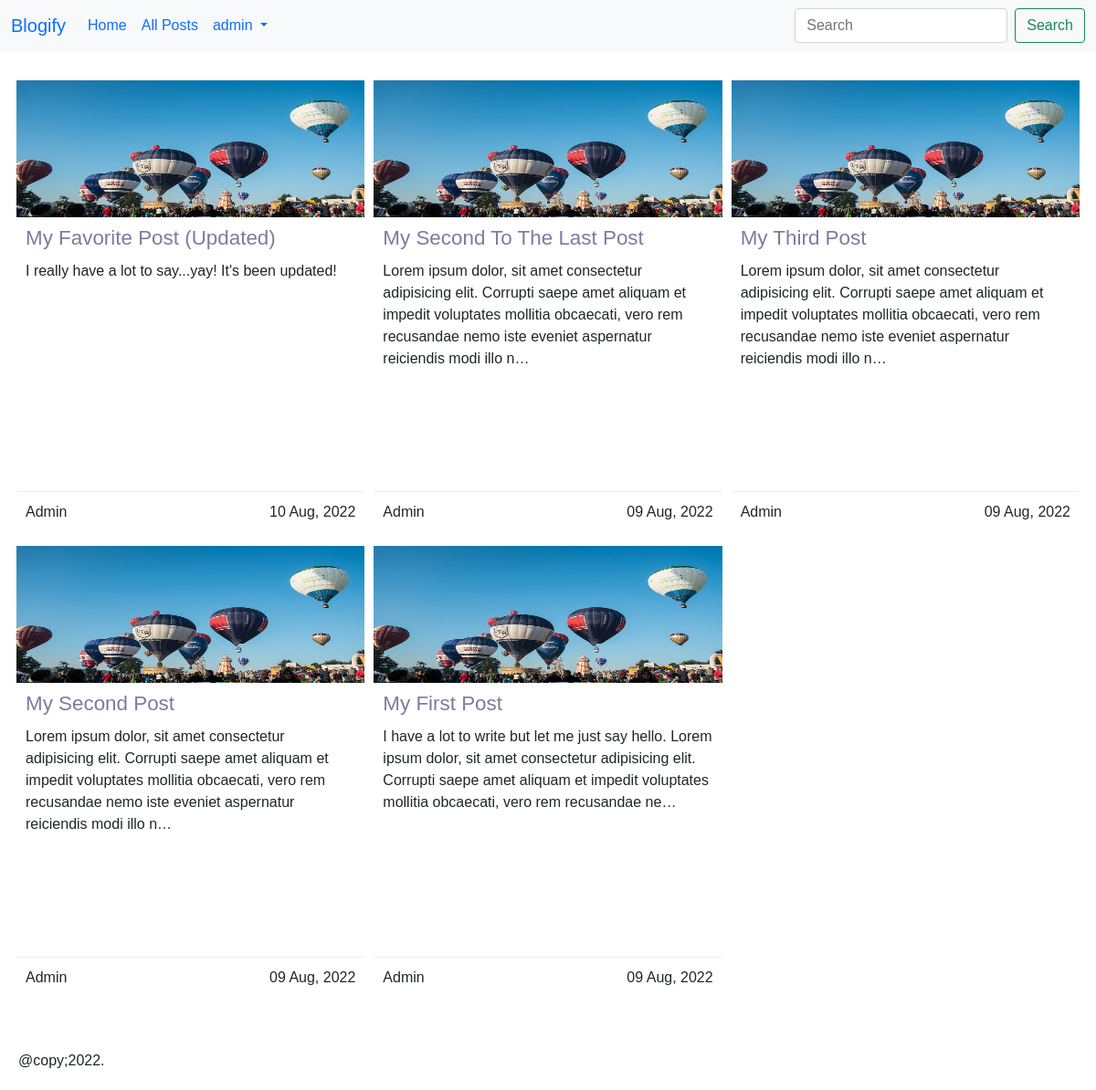
The app's page /posts/ (signed in) with its own data.
### users/models.py (models this page shows)
class CustomUser(AbstractUser):
    pass

### posts/models.py (models this page shows, shortened)
class Post(models.Model):
    STATUS_CHOICES = (
        ('draft', 'Draft'),
        ('published', 'Published'),
    )
    title = models.CharField(max_length=255)
    author = models.ForeignKey(
        get_user_model(),
        on_delete = models.CASCADE,
        related_name = 'posts'
    )
    body = models.TextField()
    publish = models.DateTimeField(default=timezone.now)
    created = models.DateTimeField(auto_now_add=True)
    updated = models.DateTimeField(auto_now=True)
    status = models.CharField(
        max_length=10,
        choices=STATUS_CHOICES,
        default='draft'
    )
    slug = models.SlugField(
        max_length=255,
        blank=True,
        null= True
    )
    class Meta:
        ordering = ('-publish',)

### posts/views.py (the view)
# urls.py: path('', PostListView.as_view(), name='post_list'),
class PostListView(ListView):
    model = Post
    template_name = 'blog/post_list.html'
    context_object_name = 'posts'
    paginate_by = 9
    def get_queryset(self):
        return Post.objects.filter(status='published')

### templates/blog/post_list.html (shortened to what this page needs)
{% extends '_base.html' %}
{% block content %}
    <section class="post-cards">
        {% for post in posts %}
            <div class="post-card">
                <div class="post-card-header">
                    <img src="../../static/assets/balloons.jpg" alt="" />
                </div>
                <div class="post-card-content">
                    <h4><a href="{% url 'post_detail' pk=post.pk %}">{{ post.title|title }}</a></h4>
                    <p>{{ post.body|truncatechars:200 }}</p>
                </div>
                <div class="post-card-footer">
                    <p>{{ post.author.username|title }}</p>
                    <p class="post-date">{{ post.publish|date:"d M, Y" }}</p>
                </div>
            </div>
        {% endfor %}
    </section>
{% endblock content %}

### templates/_base.html (shortened to what this page needs)
{% load static %}
<!DOCTYPE html>
<html lang="en">
<head>
    <link rel="stylesheet" href="https://cdn.jsdelivr.net/npm/bootstrap@5.1.3/dist/css/bootstrap.min.css">
    <link rel="stylesheet" href="{% static 'css/base.css' %}">
</head>
<body>
    {% block body %}
    <header>
        <nav class="navbar navbar-expand-lg bg-light">
            <div class="container-fluid">
              <a class="navbar-brand" href="{% url 'home' %}">Blogify</a>
              {% if user.is_authenticated %}
              <div class="collapse navbar-collapse" id="navbarSupportedContent">
                <ul class="navbar-nav me-auto mb-2 mb-lg-0">
                  <li class="nav-item">
                    <a class="nav-link active" aria-current="page" href="#">Home</a>
                  </li>
                  <li class="nav-item">
                    <a class="nav-link" href="{% url 'post_list' %}">All Posts</a>
                  </li>
                  <li class="nav-item dropdown">
                    <a class="nav-link dropdown-toggle" href="#" role="button" data-bs-toggle="dropdown" aria-expanded="false">
                      {{ user.username }}
                    </a>
                  </li>
                </ul>
                <form class="d-flex" role="search">
                  <input class="form-control me-2" type="search" placeholder="Search" aria-label="Search">
                  <button class="btn btn-outline-success" type="submit">Search</button>
                </form>
              </div>
              {% else %}
              <form action="form-inline ml-auto">
                <a href="{% url 'signup' %}" class="btn btn-outline-secondary">Sign Up</a>
                <a href="{% url 'login' %}" class="btn btn-primary ml-2">Log In</a>
              </form>
              {% endif %}
            </div>
          </nav>
    </header>
    <main>
        <div class="container">
            {% block content %}{% endblock content %}
        </div>
    </main>
    <footer>
      @copy;2022.
    </footer>
    {% endblock body %}
</body>
</html>

### static/css/base.css (style rules this page uses)
*, body { margin: 0; padding: 0; box-sizing: border-box; }
body { font-family: 'Lucida Sans', 'Lucida Sans Regular', 'Lucida Grande', 'Lucida Sans Unicode', Geneva, Verdana, sans-serif; }
img { max-width: 100%; }
h4 { color: #aaa; }
a { text-decoration: none; }
main { margin: 2em 0; min-height: 75vh; }
.container { width: 99%; max-width: 1200px; margin: 0 auto; }
.post-cards { display: grid; grid-template-columns: 1fr; grid-auto-rows: 500px; grid-gap: 10px; }
.post-card { display: grid; grid-template-rows: 150px 1fr 50px; background: #fff; box-shadow: rgba(50, 50, 93, 0.25) 0px 50px 100px -20px, rgba(0, 0, 0, 0,3) 0px 30px 60px -30px, rgba(10, 37, 64, 0.35) 0px -2px 6px 0px inset; }
.post-card-header img { height: 100%; width: 100%; }
.post-card-content, .post-card-footer { padding: 10px; }
.post-card-content { line-height: 1.5; }
.post-card-content h4 { font-size: 1.4em; margin-bottom: 10px; }
.post-card-content h4 a { color: #7b7ba0; text-decoration: none; }
.post-card-footer { border-top: 1px solid #eee; display: flex; justify-content: space-between; }
footer { padding: 20px; background: #fff; }
@media screen and (min-width: 500px) { .post-cards { grid-template-columns: repeat(2, 1fr); } }
@media screen and (min-width: 1000px) { .post-cards { grid-template-columns: repeat(3, 1fr); } }

### records on screen
CustomUser: username "admin"
Post: title "My Favorite Post (Updated)", body "I really have a lot to say...yay! It's been updated!", author.username "Admin", publish "10 Aug, 2022"
Post: title "My Second To The Last Post", body "Lorem ipsum dolor, sit amet consectetur adipisicing elit. Corrupti saepe amet aliquam et impedit voluptates mollitia obcaecati, vero rem recusandae nemo iste eveniet aspernatur reiciendis modi illo n…", author.username "Admin", publish "09 Aug, 2022"
Post: title "My Third Post", body "Lorem ipsum dolor, sit amet consectetur adipisicing elit. Corrupti saepe amet aliquam et impedit voluptates mollitia obcaecati, vero rem recusandae nemo iste eveniet aspernatur reiciendis modi illo n…", author.username "Admin", publish "09 Aug, 2022"
Post: title "My Second Post", body "Lorem ipsum dolor, sit amet consectetur adipisicing elit. Corrupti saepe amet aliquam et impedit voluptates mollitia obcaecati, vero rem recusandae nemo iste eveniet aspernatur reiciendis modi illo n…", author.username "Admin", publish "09 Aug, 2022"
Post: title "My First Post", body "I have a lot to write but let me just say hello. Lorem ipsum dolor, sit amet consectetur adipisicing elit. Corrupti saepe amet aliquam et impedit voluptates mollitia obcaecati, vero rem recusandae ne…", author.username "Admin", publish "09 Aug, 2022"
